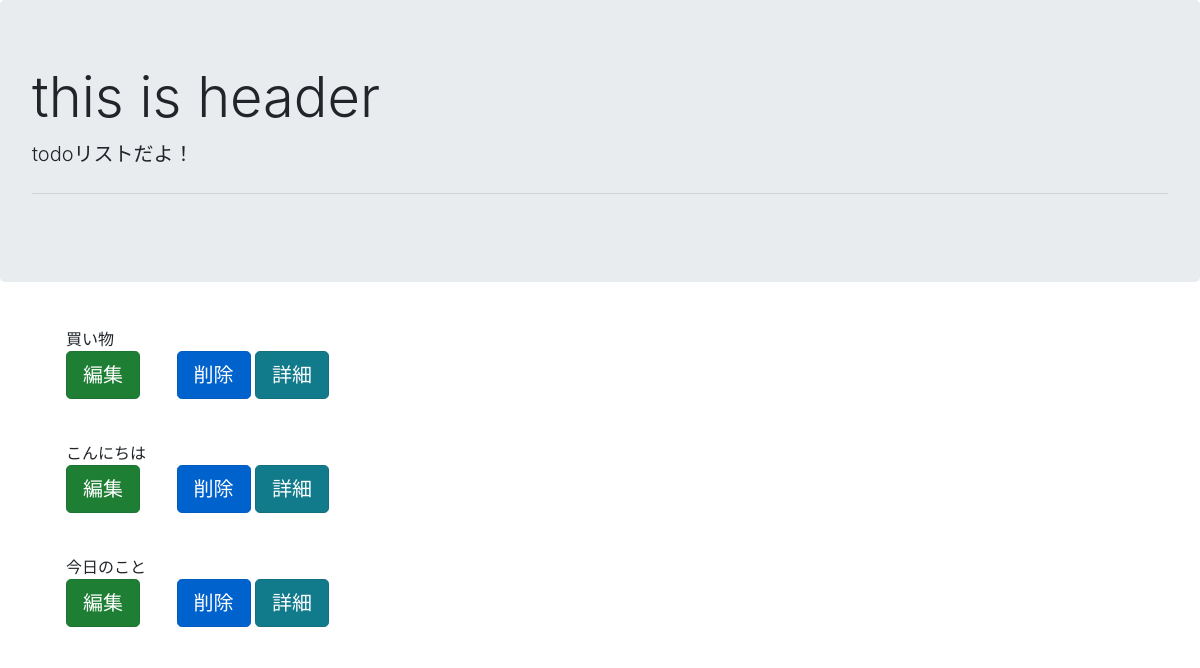
The page /list/ on the database as committed earlier.
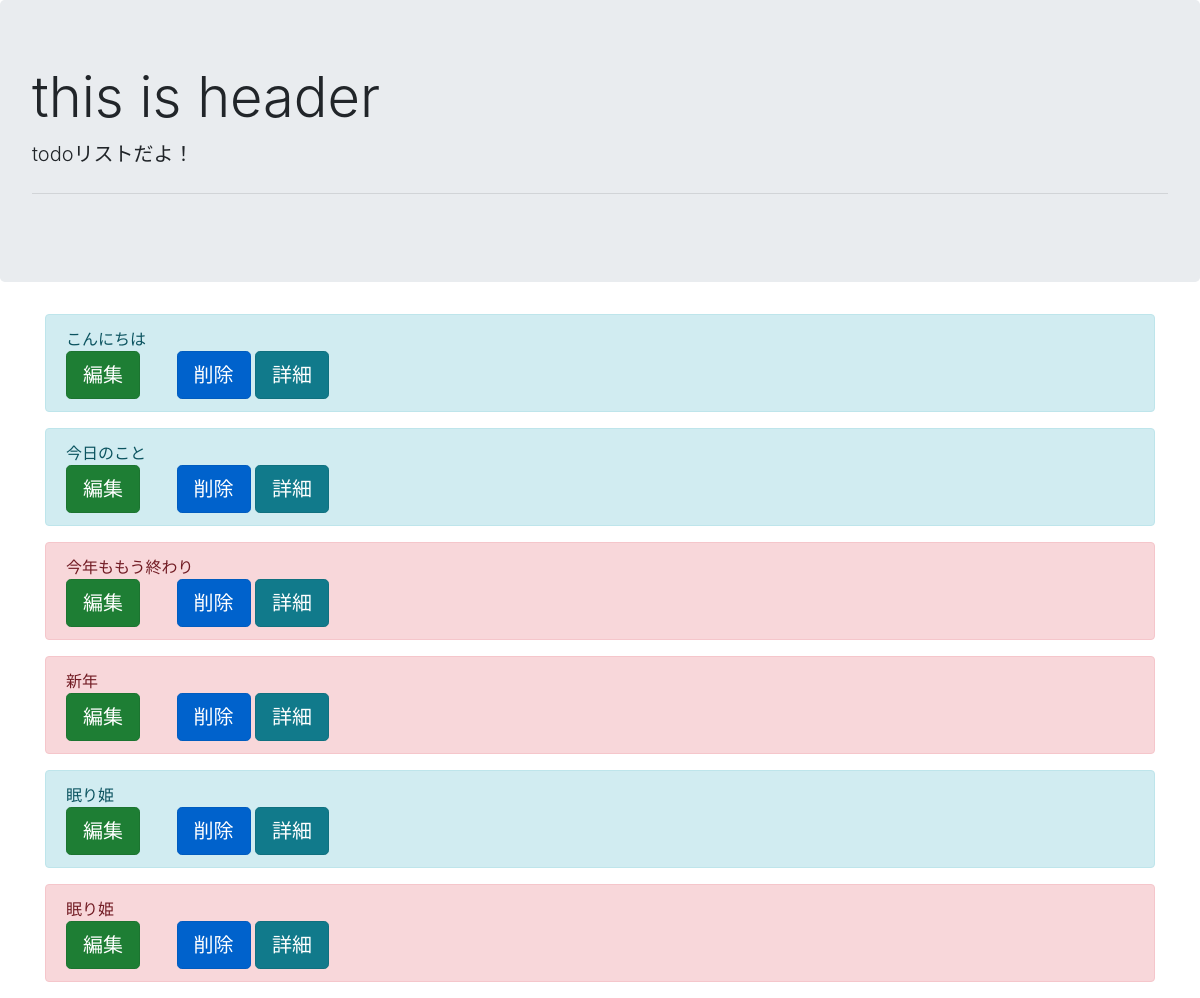
The same page on the database as committed later.
### todo/models.py (models this page shows, shortened)
class ToDoModel(models.Model):
    title = models.CharField(max_length=100)
    memo = models.TextField()
    priority = models.CharField(
        max_length=50,
        choices = PRIORITY,
        default= "normal",
    )
    duedate =models.DateField()

### todo/views.py (the view)
# urls.py: path("list/", TodoList.as_view(), name="list"),
class TodoList(ListView):
    template_name = "list.html"
    model = ToDoModel

### templates/list.html
{% extends 'base.html' %}
{% block header %}
<div class="jumbotron">
  <h1 class="display-4"> this is header</h1>
  <p class="lead">todoリストだよ！</p>
  <hr class="my-4">
</div>
{% endblock header %}
 {% block content %}
<div class="container">
 {% for item in object_list %}
<div class="alert alert-{{ item.priority }}" role="alert">
  {{ item.title }}
<div>
    <a href="{% url 'update' item.pk %}" class="btn btn-success btn-lg active" role="button" aria-pressed="true">編集</a>
　　<a href="{% url 'delete' item.pk %}" class="btn btn-primary btn-lg active" role="button" aria-pressed="true">削除</a>
        <a href="{% url 'detail' item.pk %}" class="btn btn-info btn-lg active" role="button" aria-pressed="true">詳細</a>
</div>
</div>
 {% endfor %}
</div>
 {% endblock content %}

### templates/base.html (shortened to what this page needs)
<!doctype html>
<html lang="en">
  <head>
    <link rel="stylesheet" href="https://stackpath.bootstrapcdn.com/bootstrap/4.4.1/css/bootstrap.min.css">
  </head>
  <body>
    {% block header %}
    {% endblock header %}
    {% block content %}
    {% endblock content %}
  </body>
</html>

Rows that differ between the two databases and show on the page:
removed ToDoModel: title "買い物", priority "normal" (drawn)
changed ToDoModel "こんにちは": priority "normal" → "info" (drawn)
changed ToDoModel "今日のこと": priority "normal" → "info" (drawn)
added ToDoModel: title "今年ももう終わり", priority "danger" (drawn)
added ToDoModel: title "新年", priority "danger" (drawn)
added ToDoModel: title "眠り姫", priority "info" (drawn)
added ToDoModel: title "眠り姫", priority "danger" (drawn)
